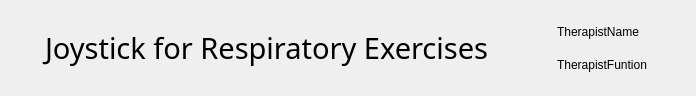
<?xml version="1.0" encoding="UTF-8"?>
<ui version="4.0">
 <class>titleWindowContainer</class>
 <widget class="QWidget" name="titleWindowContainer">
  <property name="geometry">
   <rect>
    <x>0</x>
    <y>0</y>
    <width>696</width>
    <height>96</height>
   </rect>
  </property>
  <property name="sizePolicy">
   <sizepolicy hsizetype="Preferred" vsizetype="Minimum">
    <horstretch>0</horstretch>
    <verstretch>0</verstretch>
   </sizepolicy>
  </property>
  <property name="windowTitle">
   <string>Form</string>
  </property>
  <layout class="QGridLayout" name="gridLayout" rowstretch="0" columnstretch="2,0">
   <property name="leftMargin">
    <number>0</number>
   </property>
   <property name="topMargin">
    <number>0</number>
   </property>
   <property name="rightMargin">
    <number>0</number>
   </property>
   <property name="bottomMargin">
    <number>0</number>
   </property>
   <item row="0" column="1">
    <widget class="QWidget" name="therapistContainer" native="true">
     <layout class="QGridLayout" name="gridLayout_4">
      <item row="0" column="0">
       <widget class="QWidget" name="terapistInfoContainer" native="true">
        <layout class="QVBoxLayout" name="verticalLayout">
         <item>
          <widget class="QLabel" name="therapistName">
           <property name="text">
            <string>TherapistName</string>
           </property>
          </widget>
         </item>
         <item>
          <widget class="QLabel" name="therapistRole">
           <property name="text">
            <string>TherapistFuntion</string>
           </property>
          </widget>
         </item>
        </layout>
       </widget>
      </item>
      <item row="0" column="1">
       <widget class="QWidget" name="terapistImageContainer" native="true">
        <layout class="QHBoxLayout" name="horizontalLayout">
         <item>
          <widget class="RoundedImageLabel" name="therapistImage">
           <property name="maximumSize">
            <size>
             <width>60</width>
             <height>60</height>
            </size>
           </property>
           <property name="text">
            <string/>
           </property>
           <property name="pixmap">
            <pixmap>../../_internal/resources/imgs/placeholder_profile.png</pixmap>
           </property>
           <property name="scaledContents">
            <bool>true</bool>
           </property>
          </widget>
         </item>
        </layout>
       </widget>
      </item>
     </layout>
    </widget>
   </item>
   <item row="0" column="0">
    <widget class="QWidget" name="softwareTitleContainer" native="true">
     <layout class="QGridLayout" name="gridLayout_3">
      <item row="0" column="0">
       <widget class="QLabel" name="softwateTitle">
        <property name="font">
         <font>
          <family>Franklin Gothic</family>
          <pointsize>22</pointsize>
          <bold>false</bold>
         </font>
        </property>
        <property name="text">
         <string>Joystick for Respiratory Exercises</string>
        </property>
        <property name="alignment">
         <set>Qt::AlignmentFlag::AlignCenter</set>
        </property>
       </widget>
      </item>
     </layout>
    </widget>
   </item>
  </layout>
 </widget>
 <customwidgets>
  <customwidget>
   <class>RoundedImageLabel</class>
   <extends>QLabel</extends>
   <header>roundedimagelabel.h</header>
  </customwidget>
 </customwidgets>
 <resources/>
 <connections/>
</ui>
